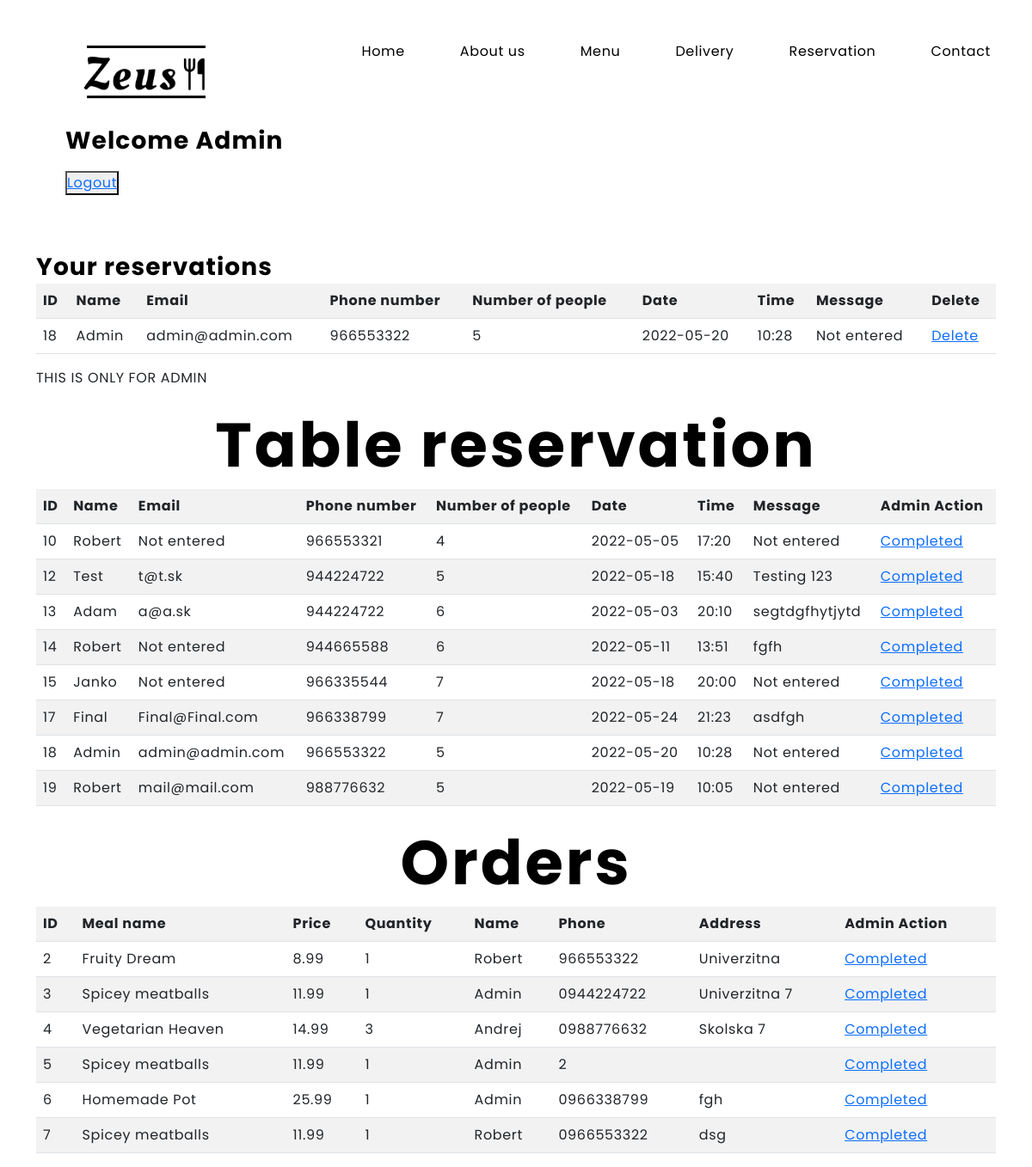
The app's page /views/private-page.php (signed in) with its own data.
### tables this page shows
CREATE TABLE IF NOT EXISTS `reserve` (
  `id` int(11) NOT NULL AUTO_INCREMENT,
  `name` varchar(40) NOT NULL,
  `email` varchar(50) NOT NULL,
  `phone` int(11) NOT NULL,
  `people` int(11) NOT NULL,
  `date` varchar(50) NOT NULL,
  `time` varchar(50) NOT NULL,
  `message` varchar(255) NOT NULL,
  PRIMARY KEY (`id`)
);

CREATE TABLE IF NOT EXISTS `orders` (
  `id` int(11) NOT NULL AUTO_INCREMENT,
  `meal` varchar(70) NOT NULL,
  `price` float(10,2) NOT NULL,
  `quantity` int(11) NOT NULL,
  `name` varchar(50) NOT NULL,
  `phone` varchar(11) NOT NULL,
  `address` varchar(90) NOT NULL,
  PRIMARY KEY (`id`)
);

### controllers/ReserveController.php (called while the page is built, shortened)
<?php
require_once $_SERVER["DOCUMENT_ROOT"]."/models/Reserve.php";
class ReserveController
{
  public function selectReserve(int $limit): array {
    $reserveAll = [];
    try {
      $pdo = Settings::getPDO();
      $sql = "SELECT * FROM reserve ORDER BY id LIMIT :limit";
      $stmt = $pdo->prepare($sql);
      $stmt->bindValue(':limit', $limit, PDO::PARAM_INT);
      $stmt->execute();
      $items = $stmt->fetchAll(PDO::FETCH_OBJ);
      foreach ($items as $item) {
        $reserveAll[] = new Reserve($item->id, $item->name, $item->email, $item->phone, $item->people,$item->date, $item->time, $item->message);
      }
      return $reserveAll;
    } catch (PDOException $exception) {
      throw new Exception($exception->getMessage());
    }
  }
  public function selectReserveForUser(string $email): array {
    $reserveUser = [];
    try {
      $pdo = Settings::getPDO();
      $sql = "SELECT * FROM reserve WHERE email = :email";
      $stmt = $pdo->prepare($sql);
      $stmt->bindValue(':email', $email);
      $stmt->execute();
      $items = $stmt->fetchAll(PDO::FETCH_OBJ);
      foreach ($items as $item) {
        $reserveUser[] = new Reserve($item->id, $item->name, $item->email, $item->phone, $item->people,$item->date, $item->time, $item->message);
      }
      return $reserveUser;
    } catch (PDOException $exception) {
      throw new Exception($exception->getMessage());
    }
  }
}

### models/Reserve.php (called while the page is built, shortened)
<?php
class Reserve
{
  private $id;
  private $name, $email;
  private $phone, $people;
  private $date, $time, $message;
  public function __construct(int $id, string $name, string $email, int $phone, int $people, string $date, string $time, string $message)
  {
    $this->id = $id;
    $this->name = $name;
    $this->email = $email;
    $this->phone = $phone;
    $this->people = $people;
    $this->date = $date;
    $this->time = $time;
    $this->message = $message;
  }
  public function getId(): int
  {
    return $this->id;
  }
  public function getName(): string
  {
    return $this->name;
  }
  public function getEmail(): string
  {
    return $this->email;
  }
  public function getPhone(): int
  {
    return $this->phone;
  }
  public function getPeople(): int
  {
    return $this->people;
  }
  public function getDate(): string
  {
    return $this->date;
  }
  public function getTime(): string
  {
    return $this->time;
  }
  public function getMessage(): string
  {
    return $this->message;
  }
}

### controllers/OrdersController.php (called while the page is built, shortened)
<?php
require_once $_SERVER["DOCUMENT_ROOT"]."/models/Orders.php";
class OrdersController
{
  public function selectOrders(int $limit): array {
    $ordersAll = [];
    try {
      $pdo = Settings::getPDO();
      $sql = "SELECT * FROM orders ORDER BY id LIMIT :limit";
      $stmt = $pdo->prepare($sql);
      $stmt->bindValue(':limit', $limit, PDO::PARAM_INT);
      $stmt->execute();
      $items = $stmt->fetchAll(PDO::FETCH_OBJ);
      foreach ($items as $item) {
        $ordersAll[] = new Orders($item->id, $item->meal, $item->price, $item->quantity, $item->name,$item->phone, $item->address);
      }
      return $ordersAll;
    } catch (PDOException $exception) {
      throw new Exception($exception->getMessage());
    }
  }
}

### models/Orders.php (called while the page is built, shortened)
<?php
class Orders
{
  private $id;
  private $meal;
  private $price;
  private $quantity;
  private $name;
  private $phone;
  private $address;
  public function __construct(int $id, string $meal, float $price, int $quantity, string $name, string $phone, string $address)
  {
    $this->id = $id;
    $this->meal = $meal;
    $this->price = $price;
    $this->quantity = $quantity;
    $this->name = $name;
    $this->phone = $phone;
    $this->address = $address;
  }
  public function getId(): int
  {
    return $this->id;
  }
  public function getMeal(): string
  {
    return $this->meal;
  }
  public function getPrice(): float
  {
    return $this->price;
  }
  public function getQuantity(): int
  {
    return $this->quantity;
  }
  public function getName(): string
  {
    return $this->name;
  }
  public function getPhone(): string
  {
    return $this->phone;
  }
  public function getAddress(): string
  {
    return $this->address;
  }
}

### views/private-page.php (the view, shortened to what this page needs)
<!doctype html>
<html lang="en">
<head>
    <link href="https://cdn.jsdelivr.net/npm/bootstrap@5.1.3/dist/css/bootstrap.min.css" rel="stylesheet">
    <link
            rel="stylesheet"
            href="/css/main.css"
    >
</head>
<body>
<?php
require_once $_SERVER["DOCUMENT_ROOT"]."/controllers/ReserveController.php";
require_once $_SERVER["DOCUMENT_ROOT"]."/models/Reserve.php";
require_once $_SERVER["DOCUMENT_ROOT"]."/controllers/OrdersController.php";
require_once $_SERVER["DOCUMENT_ROOT"]."/models/Orders.php";
?>
<nav class="navigation">
    <div>
        <ul class="mainMenu">
            <li><a
                        class="nav-link"
                        href="/index.php"
                >Home</a></li>
            <li><a
                        class="nav-link"
                        href="/index.php#about-us"
                >About us</a></li>
            <li><a
                        class="nav-link"
                        href="/index.php#menu"
                >Menu</a></li>
            <li><a
                        class="nav-link"
                        href="/index.php#delivery"
                >Delivery</a></li>
            <li><a
                        class="nav-link"
                        href="/index.php#table"
                >Reservation</a></li>
            <li><a
                        class="nav-link"
                        href="/index.php#footer"
                >Contact</a></li>
        </ul>
    </div>
</nav>
<div class="logo">
    <div class="container">
        <a href="#">
            <img
                    src="/img/Logo-Header.png"
                    alt="logo"
                    class="img-fluid"
            >
        </a>
    </div>
</div>
   <div class="container" style="margin: 4em">
     <?php
     $admin = isset($_SESSION["role"]) && $_SESSION["role"] == 1;
     if(isset($_SESSION["username"])){
     if (isset($_SESSION["username"])) {
       ?> <div><p><h2>Welcome <?=$_SESSION["username"] ?></h2></p></div>
     <?php }
     ?>
     <p>
       <button class="logout-btn"><a href="/servlets/logout-user.php">Logout</a></button>
     </p>
   </div>
<div class="container">
    <div>
        <h2>Your reservations</h2>
    </div>
  <?php
  $reserveController = new ReserveController();
  $reserveTables = [];
  try {
    $reserveTables = $reserveController->selectReserveForUser($_SESSION["email"]);
  } catch (Exception $e){
    echo $e->getMessage();
  }
  ?>
    <div>
        <table class="table table-striped">
            <th>ID</th>
            <th>Name</th>
            <th>Email</th>
            <th>Phone number</th>
            <th>Number of people</th>
            <th>Date</th>
            <th>Time</th>
            <th>Message</th>
            <th>Delete</th>
          <?php
          foreach ($reserveTables as $reserveTable):
            ?>
              <tr>
                  <td><?=$reserveTable->getId() ?></td>
                  <td><?=$reserveTable->getName() ?></td>
                  <td><?=$reserveTable->getEmail() ?></td>
                  <td><?=$reserveTable->getPhone() ?></td>
                  <td><?=$reserveTable->getPeople() ?></td>
                  <td><?=$reserveTable->getDate() ?></td>
                  <td><?=$reserveTable->getTime() ?></td>
                  <td><?=$reserveTable->getMessage() ?></td>
                  <td>
                      <a href="/servlets/delete-reserve-table.php?id=<?=$reserveTable->getId() ?>">Delete</a>
                  </td>
              </tr>
          <?php endforeach;?>
        </table>
    </div>
</div>
    <?php
   if($admin){
?>
    <div class="container">
        <p>
            THIS IS ONLY FOR ADMIN
        </p>
        <div>
            <h1>Table reservation</h1>
        </div>
      <?php
      $reserveController = new ReserveController();
      $reserveTables = [];
      try {
        $reserveTables = $reserveController->selectReserve(20);
      } catch (Exception $e){
        echo $e->getMessage();
      }
      ?>
        <div>
            <table class="table table-striped">
                <th>ID</th>
                <th>Name</th>
                <th>Email</th>
                <th>Phone number</th>
                <th>Number of people</th>
                <th>Date</th>
                <th>Time</th>
                <th>Message</th>
                <th>Admin Action</th>
              <?php
                foreach ($reserveTables as $reserveTable):
              ?>
                <tr>
                    <td><?=$reserveTable->getId() ?></td>
                    <td><?=$reserveTable->getName() ?></td>
                    <td><?=$reserveTable->getEmail() ?></td>
                    <td><?=$reserveTable->getPhone() ?></td>
                    <td><?=$reserveTable->getPeople() ?></td>
                    <td><?=$reserveTable->getDate() ?></td>
                    <td><?=$reserveTable->getTime() ?></td>
                    <td><?=$reserveTable->getMessage() ?></td>
                    <td>
                        <a href="/servlets/delete-reserve-table.php?id=<?=$reserveTable->getId() ?>">Completed</a>
                    </td>
                </tr>
                <?php endforeach;?>
            </table>
        </div>
    </div>
<div class="container">
    <div>
        <h1>Orders</h1>
    </div>
</div>
<?php
$orderController = new OrdersController();
$orderTable = [];
try {
  $orderTable = $orderController->selectOrders(20);
} catch (Exception $e){
  echo $e->getMessage();
}
?>
<div class="container">
    <table class="table table-striped">
        <th>ID</th>
        <th>Meal name</th>
        <th>Price</th>
        <th>Quantity</th>
        <th>Name</th>
        <th>Phone</th>
        <th>Address</th>
        <th>Admin Action</th>
      <?php
      foreach ($orderTable as $ordersTable):
        ?>
          <tr>
              <td><?=$ordersTable->getId()?></td>
              <td><?=$ordersTable->getMeal() ?></td>
              <td><?=$ordersTable->getPrice() ?></td>
              <td><?=$ordersTable->getQuantity() ?></td>
              <td><?=$ordersTable->getName() ?></td>
              <td><?=$ordersTable->getPhone() ?></td>
              <td><?=$ordersTable->getAddress() ?></td>
              <td>
                  <a href="/servlets/delete-order.php?id=<?=$ordersTable->getId() ?>">Completed</a>
              </td>
          </tr>
      <?php endforeach;?>
    </table>
  <?php
  }
  }else{
    header("Location: /views/login-form.php");
  }
  ?>
</div>
</body>
</html>

### css/main.css (style rules this page uses)
* { box-sizing: border-box; font-family: "Poppins", sans-serif; margin: 0; padding: 0; letter-spacing: 0.04em; }
body { overflow-x: hidden; }
h1 { font-weight: bold; font-size: 72px; line-height: 140%; color: #000000; text-align: center; margin-bottom: 0; }
h2 { font-family: Poppins; font-style: normal; font-weight: bold; font-size: 28px; line-height: 140%; color: #000000; margin-bottom: 0; }
html { scroll-behavior: smooth; }
nav.navigation { display: flex; justify-content: end; height: 80px; width: 100%; padding-top: 2em; padding-right: 1em; }
nav.navigation ul { display: flex; justify-content: end; align-items: center; list-style-type: none; }
nav.navigation ul li a { color: #000000; padding: 1em 2em; transition: background-color 1s; border-radius: 50px; }
nav.navigation ul li a:link, nav.navigation ul li a:visited { text-decoration: none; color: #000000; }
div.logo { position: absolute; width: 225px; height: 95px; left: 70px; top: 30px; }
div.logo a { text-decoration: none; position: absolute; width: 167px; height: 85px; left: 11px; top: 0px; font-family: Oleo Script; font-style: normal; font-weight: normal; font-size: 72px; line-height: 140%; text-align: center; letter-spacing: 0.07em; color: #000000; }

### records on screen
reserve: id "18", name "Admin", email "admin@admin.com", phone "966553322", people "5", date "2022-05-20", time "10:28", message "Not entered"
reserve: id "10", name "Robert", email "Not entered", phone "966553321", people "4", date "2022-05-05", time "17:20", message "Not entered"
reserve: id "12", name "Test", email "t@t.sk", phone "944224722", people "5", date "2022-05-18", time "15:40", message "Testing 123"
reserve: id "13", name "Adam", email "a@a.sk", phone "944224722", people "6", date "2022-05-03", time "20:10", message "segtdgfhytjytd"
reserve: id "14", name "Robert", email "Not entered", phone "944665588", people "6", date "2022-05-11", time "13:51", message "fgfh"
reserve: id "15", name "Janko", email "Not entered", phone "966335544", people "7", date "2022-05-18", time "20:00", message "Not entered"
reserve: id "17", name "Final", email "Final@Final.com", phone "966338799", people "7", date "2022-05-24", time "21:23", message "asdfgh"
reserve: id "19", name "Robert", email "mail@mail.com", phone "988776632", people "5", date "2022-05-19", time "10:05", message "Not entered"
orders: id "2", meal "Fruity Dream", price "8.99", quantity "1", name "Robert", phone "966553322", address "Univerzitna"
orders: id "3", meal "Spicey meatballs", price "11.99", quantity "1", name "Admin", phone "0944224722", address "Univerzitna 7"
orders: id "4", meal "Vegetarian Heaven", price "14.99", quantity "3", name "Andrej", phone "0988776632", address "Skolska 7"
orders: id "5", meal "Spicey meatballs", price "11.99", quantity "1", name "Admin", phone "2"
orders: id "6", meal "Homemade Pot", price "25.99", quantity "1", name "Admin", phone "0966338799", address "fgh"
orders: id "7", meal "Spicey meatballs", price "11.99", quantity "1", name "Robert", phone "0966553322", address "dsg"

### other values on screen
$_SESSION["username"] "Admin"
